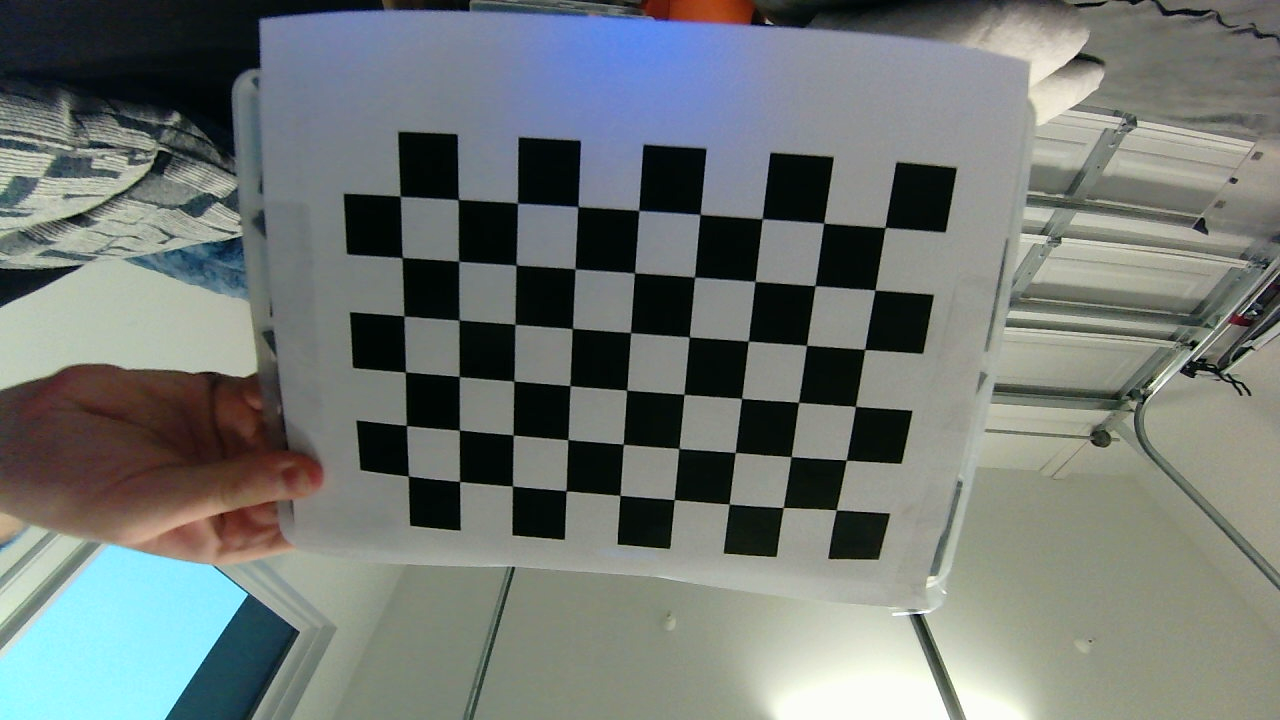
#> input picture robot/camera_calibration/calibration_captures/capture_0000.png, 1280 x 720 px; its folder holds 4 pictures in this run
$ python calibrate_camera.py
#> lines starting #> are read from the running program, lines starting #| are printed output that depends on the picture
import glob
import json
import os
import cv2
import numpy as np

def main():
    # ----- Parameters you will need to tweak -----
    # Checkerboard pattern: number of interior corners in each dimension
    # 11 by 8 checkerboard but it is interior corners so its
    checkerboard_size = (9, 6)

    # Real-world dimensions of each checkerboard square (in meters, for instance)
    # If you only need relative scaling, the exact unit can be arbitrary,
    # e.g., 0.025 for a 2.5cm square
    square_size = 0.01825 # 18.25mm

    # Folder with calibration images
    folder_path = "calibration_captures/*.png"

    # Output file
    output_json = "cam_calibration.json"
    # ---------------------------------------------

    # Prepare object points, e.g. (0,0,0), (1,0,0), (2,0,0) ... (N-1)
    # with the correct number of corners
    objp = np.zeros((checkerboard_size[0] * checkerboard_size[1], 3), np.float32)
    objp[:, :2] = np.mgrid[0:checkerboard_size[0], 0:checkerboard_size[1]].T.reshape(-1, 2)
    objp *= square_size

    # Arrays to store object points and image points from all images
    objpoints = []
    imgpoints = []

    images = glob.glob(folder_path)
    if not images:
        print(f"No images found in {folder_path}. Please capture images first.")
        return

    for fname in images:
        img = cv2.imread(fname)
#> img is the input picture: shape (720, 1280, 3); mean B, G, R 116.7, 120.3, 113.7
        if img is None:
            print(f"Warning: Could not open image {fname}. Skipping.")
            continue

        gray = cv2.cvtColor(img, cv2.COLOR_BGR2GRAY)
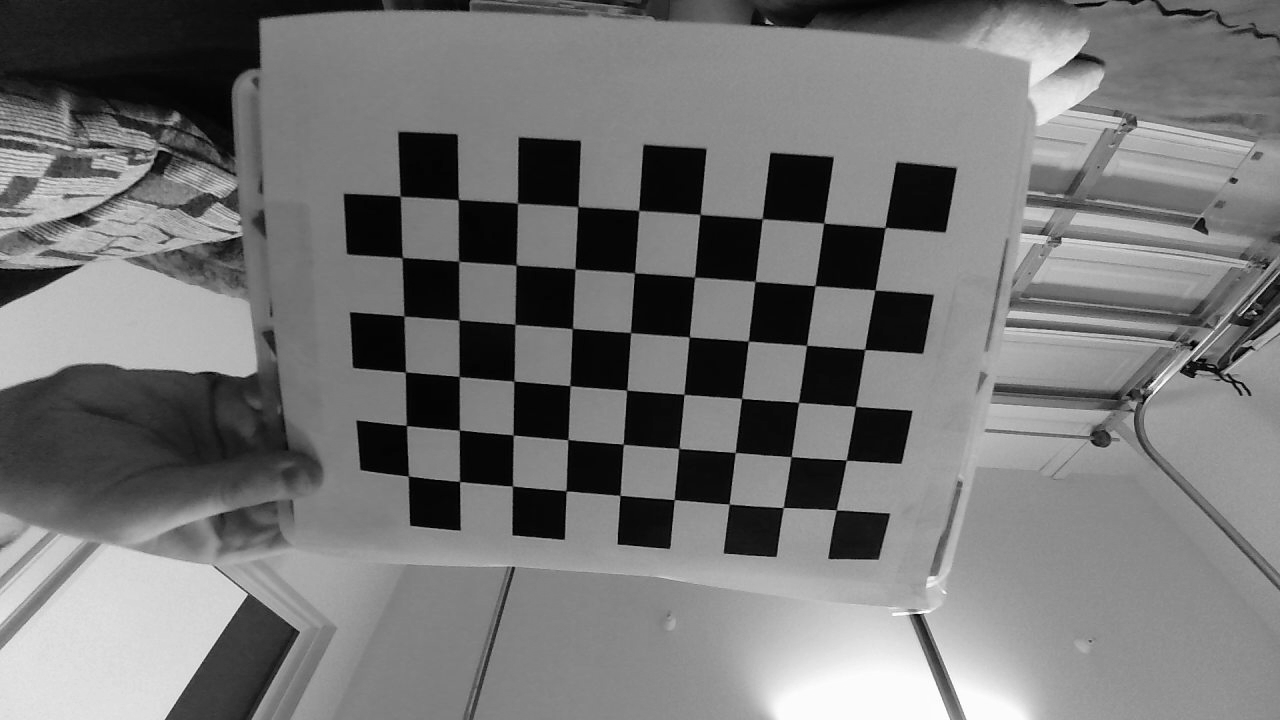
#> gray: shape (720, 1280); min 0, max 255, mean 117.9

        # Find the chess board corners
        ret, corners = cv2.findChessboardCorners(gray, checkerboard_size, None)
#> ret = True; corners = 54 rows, first 8: [836.4, 509.9], [783, 507.5], [729.3, 504], [674.2, 499.5], [619.9, 495.5], [565.8, 490.9], [512.3, 486], [459.4, 481.4]

        if ret:
            # Refine corner locations
            criteria = (cv2.TERM_CRITERIA_EPS + cv2.TERM_CRITERIA_MAX_ITER, 30, 0.001)
            refined_corners = cv2.cornerSubPix(gray, corners, (11, 11), (-1, -1), criteria)
#> refined_corners = 54 rows, first 8: [836.2, 509.9], [783.3, 507.5], [729.1, 504.1], [674.2, 499.7], [620, 495.4], [566.1, 490.8], [512.5, 486], [459.5, 481.5]

            # Store
            objpoints.append(objp)
            imgpoints.append(refined_corners)
        else:
            print(f"Checkerboard not detected in {fname}. Skipping.")
#> pass 2 of the loop in main, `for fname in images:`:
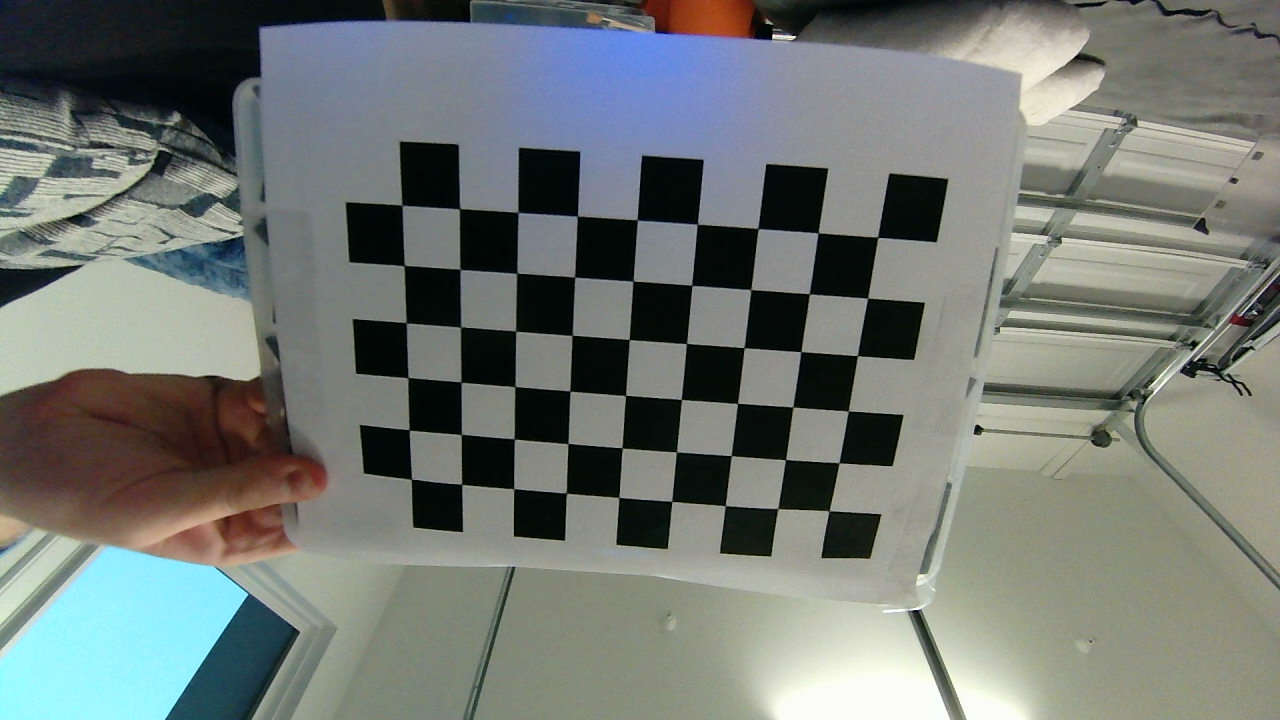
#> input picture robot/camera_calibration/calibration_captures/capture_0001.png, 1280 x 720 px
#> in main, img is the input picture: shape (720, 1280, 3); mean B, G, R 116.5, 121.2, 115.3
#> in main, `gray = cv2.cvtColor(img, cv2.COLOR_BGR2GRAY)`:
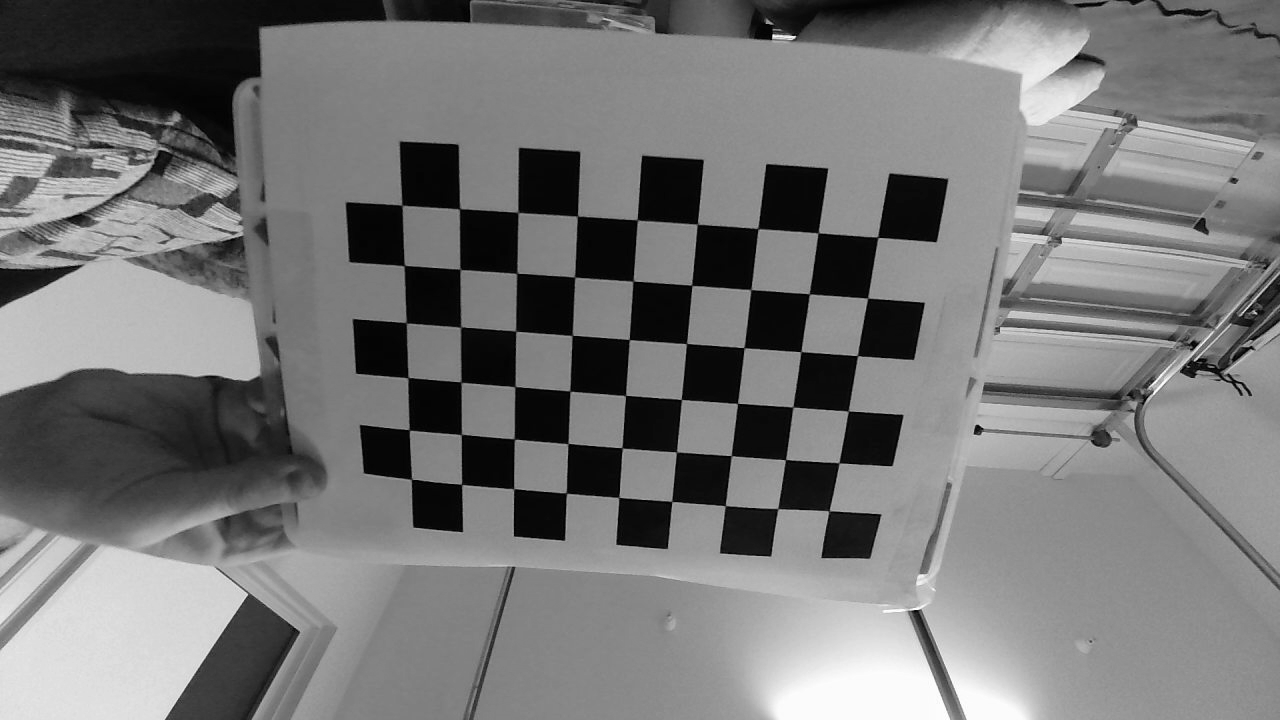
#> gray: shape (720, 1280); min 0, max 255, mean 118.9
#> corners = 54 rows, first 8: [829, 511.1], [777.8, 508.7], [725.4, 505.7], [671.7, 501.5], [618.8, 497.4], [566.2, 492.9], [513.7, 488.9], [461.5, 484.4]
#> refined_corners = 54 rows, first 8: [828.9, 510.7], [777.8, 508.6], [725.2, 505.7], [671.8, 501.4], [618.8, 497.4], [566.3, 493.2], [513.7, 488.7], [461.6, 484.3]
#> pass 3 of the loop in main, `for fname in images:`:
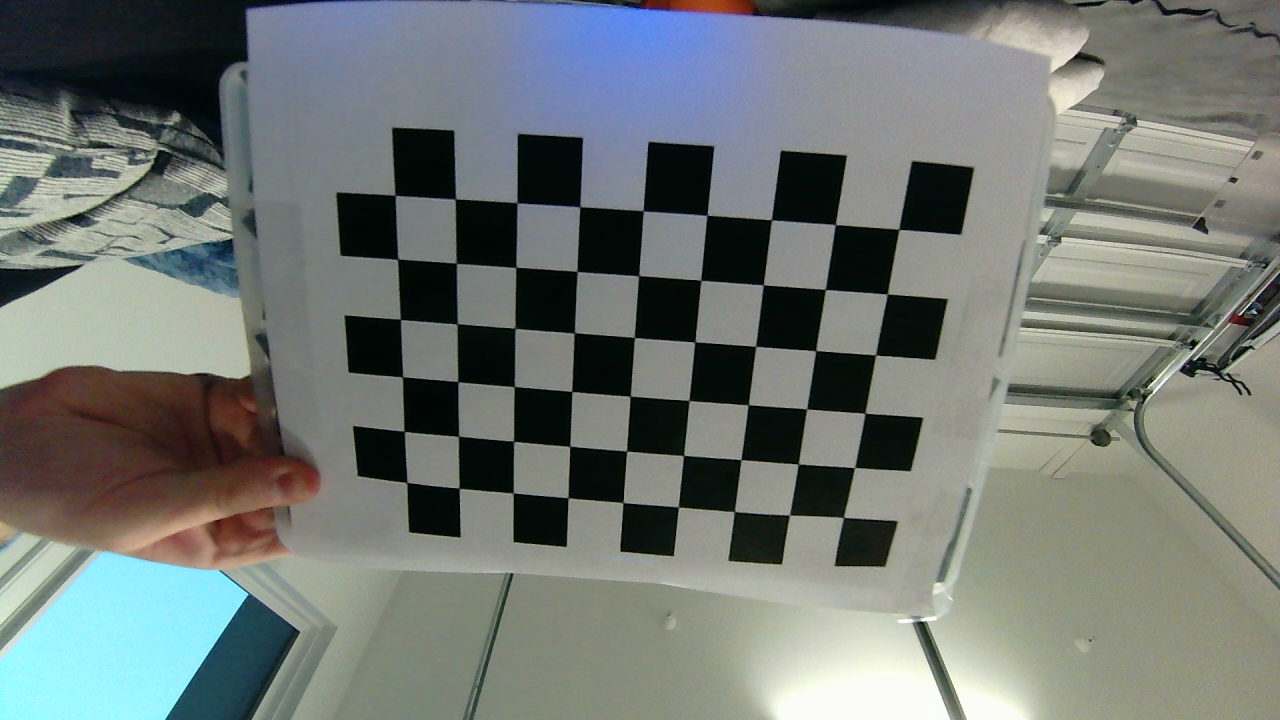
#> input picture robot/camera_calibration/calibration_captures/capture_0002.png, 1280 x 720 px
#> in main, img is the input picture: shape (720, 1280, 3); mean B, G, R 116.4, 120.5, 114.2
#> in main, `gray = cv2.cvtColor(img, cv2.COLOR_BGR2GRAY)`:
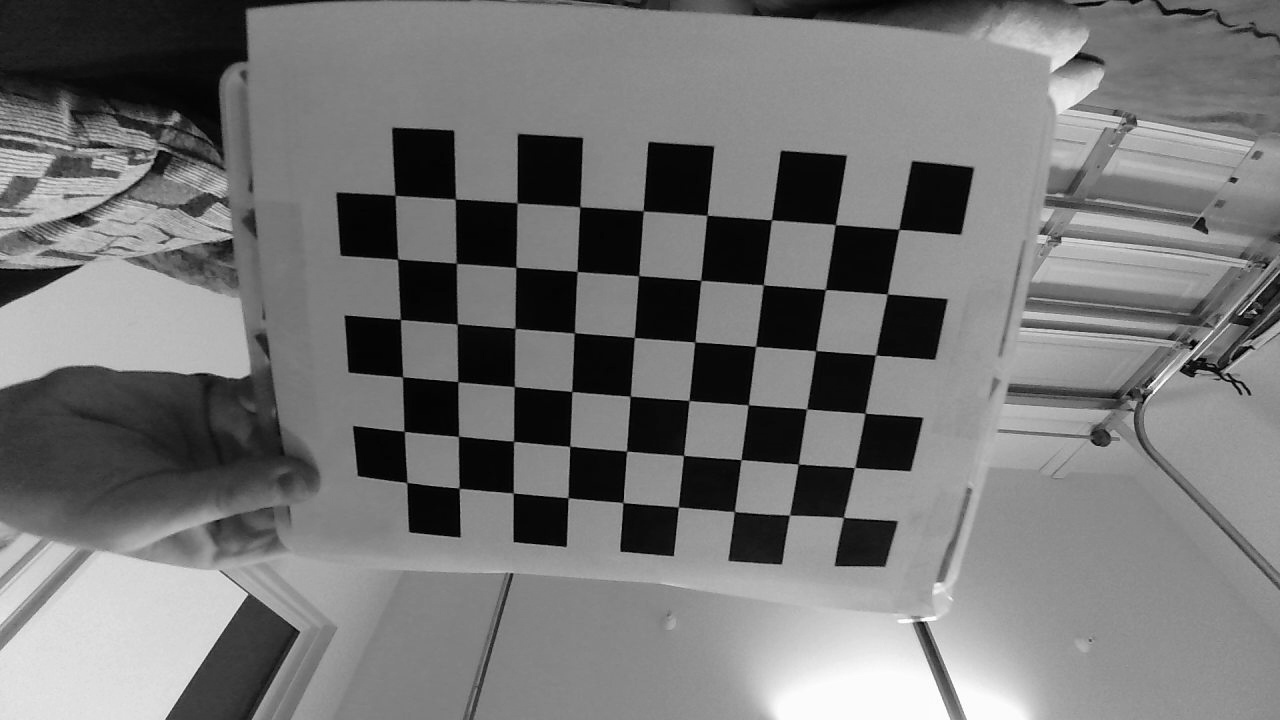
#> gray: shape (720, 1280); min 0, max 255, mean 118.1
#> corners = 54 rows, first 8: [843.5, 517.4], [789.6, 515], [734.5, 511.5], [678.5, 507.1], [622.7, 502.5], [568, 497.9], [513.2, 493.2], [458.8, 488.2]
#> refined_corners = 54 rows, first 8: [843.4, 517.4], [789.5, 515.1], [734.3, 511.6], [678.3, 507], [623.1, 502.5], [568, 497.7], [513.3, 492.9], [459.2, 488.2]
#> the loop made 4 passes; the first 3 are shown

    if not objpoints or not imgpoints:
        print("No valid checkerboard patterns detected. Cannot calibrate.")
        return

    # Calibrate the camera
    # Note: retVal is the RMS re-projection error
    retVal, camera_matrix, dist_coeffs, rvecs, tvecs = cv2.calibrateCamera(
        objpoints,
        imgpoints,
        gray.shape[::-1],
        None,
        None
    )

    print(f"Re-projection error (RMS): {retVal}")

    # Save camera intrinsics to JSON
    # Typically, camera_matrix is 3x3, and dist_coeffs is a 1D array
    data = {
        "camera_matrix": camera_matrix.tolist(),
        "dist_coeffs": dist_coeffs.tolist(),
        "image_width": gray.shape[1],
        "image_height": gray.shape[0],
        "reprojection_error_rms": retVal,
        "checkerboard_size": checkerboard_size,
        "square_size_meters": square_size
    }

    with open(output_json, "w") as f:
        json.dump(data, f, indent=4)

    print(f"Calibration complete. Results saved to {output_json}")

if __name__ == "__main__":
    main()
